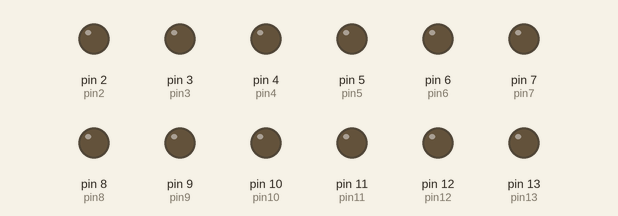
This sketch was run on a simulated Arduino Uno, built with avr-gcc and run on an emulated ATmega328P. Parts: output pins drawn as LEDs (lit = HIGH).

Above: at 0.8 s.
At 5.6 s:
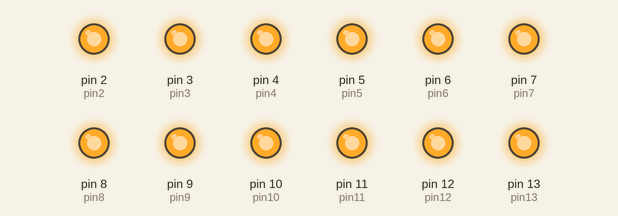
Timing chart, 0 to 7.4 s (numbered marks = the images above):
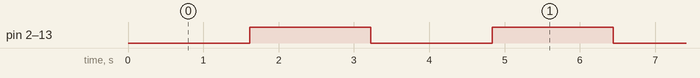

The sketch:

sketch_mar15b.ino
```cpp
int pin2=2;
int pin3=3;
int pin4=4;
int pin5=5;
int pin6=6;
int pin7=7;
int pin8=8;
int pin9=9;
int pin10=10;
int pin11=11;
int pin12=12;
int pin13=13;
int contador;
void setup() {
  pinMode(pin2, OUTPUT);
  pinMode(pin3, OUTPUT);
  pinMode(pin4, OUTPUT);
  pinMode(pin5, OUTPUT);
  pinMode(pin6, OUTPUT);
  pinMode(pin7, OUTPUT);
  pinMode(pin8, OUTPUT);
  pinMode(pin9, OUTPUT);
  pinMode(pin10, OUTPUT);
  pinMode(pin11, OUTPUT);
  pinMode(pin12, OUTPUT);
  pinMode(pin13, OUTPUT);

}

void loop() {
  contador++;
 if(contador <= 5){
  digitalWrite(pin2, HIGH);
  digitalWrite(pin3, HIGH);
  digitalWrite(pin4, HIGH);
  digitalWrite(pin5, HIGH);
  digitalWrite(pin6, HIGH);
  digitalWrite(pin7, HIGH);
  digitalWrite(pin8, HIGH);
  digitalWrite(pin9, HIGH);
  digitalWrite(pin10, HIGH);
  digitalWrite(pin11, HIGH);
  digitalWrite(pin12, HIGH);
  digitalWrite(pin13, HIGH);
 }

  else{
  digitalWrite(pin2, LOW);
  digitalWrite(pin3, LOW);
  digitalWrite(pin4, LOW);
  digitalWrite(pin5, LOW);
  digitalWrite(pin6, LOW);
  digitalWrite(pin7, LOW);
  digitalWrite(pin8, LOW);
  digitalWrite(pin9, LOW);
  digitalWrite(pin10, LOW);
  digitalWrite(pin11, LOW);
  digitalWrite(pin12, LOW);
  digitalWrite(pin13, LOW);
  }
  if (contador == 10){
    contador == 0;
  }

}
```

Measured:
- by itself, pin 2 (pin2), pin 3 (pin3), pin 4 (pin4), pin 5 (pin5), pin 6 (pin6), pin 7 (pin7), pin 8 (pin8), pin 9 (pin9), pin 10 (pin10), pin 11 (pin11), pin 12 (pin12), pin 13 (pin13): alternates HIGH for 1.6 s and LOW for 1.6 s
